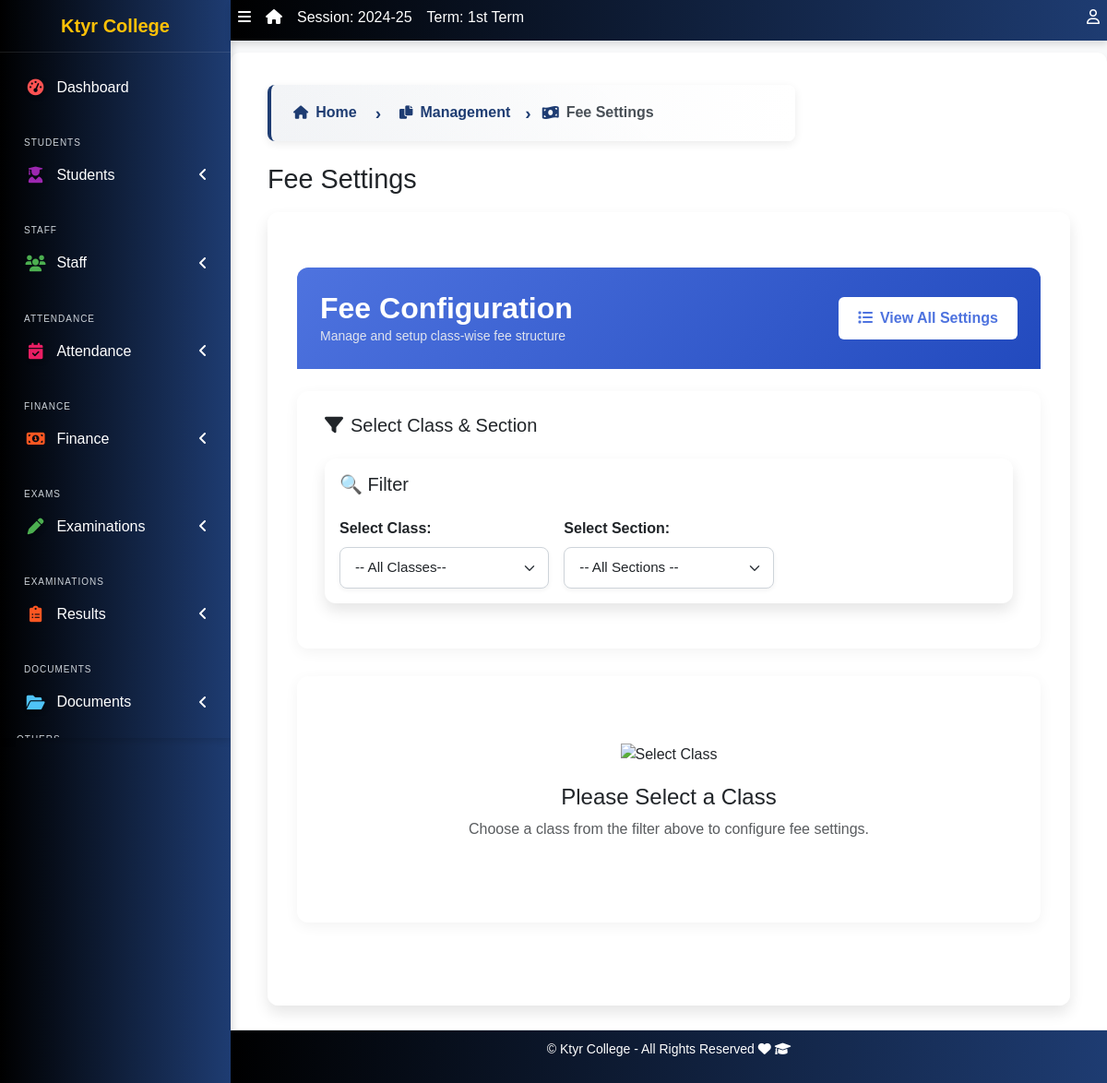
Page /fees/settings/ on the committed database.
### apps/corecode/models.py (models this page shows, shortened)
class AcademicSession(models.Model):
    name = models.CharField(max_length=200, unique=True)
    current = models.BooleanField(default=True)
    class Meta:
        ordering = ["-name"]

class AcademicTerm(models.Model):
    name = models.CharField(max_length=20, unique=True)
    current = models.BooleanField(default=True)
    class Meta:
        ordering = ["name"]

class CollegeProfile(models.Model):
    college_name = models.CharField(max_length=255)
    college_address = models.TextField()
    college_email = models.EmailField()
    college_phone = models.CharField(max_length=15)
    college_logo = models.ImageField(upload_to='college_logos/', blank=True, null=True)
    established_year = models.PositiveIntegerField()
    principal_name = models.CharField(max_length=255)
    college_type = models.CharField(max_length=50, choices=[
        ('Government', 'Government'),
        ('Private', 'Private'),
        ('Semi-Government', 'Semi-Government'),
    ])
    admin_email = models.EmailField()
    admin_contact = models.CharField(max_length=15)
    facebook_link = models.URLField(blank=True, null=True)
    twitter_link = models.URLField(blank=True, null=True)
    linkedin_link = models.URLField(blank=True, null=True)

### apps/corecode/views.py (the view, shortened to what this page needs)
# urls.py: path("fees/settings/", views.fee_settings, name="fee_settings"),
def fee_settings(request):
    selected_class_id = request.GET.get('class_name')
    selected_section = request.GET.get('section', '')
    filter_form = ClassSectionFilterForm(request.GET)
    context = {
        'filter_form': filter_form,
        'selected_class': None,
        'selected_section': selected_section,
        'existing_fees': None
    }
    return render(request, 'corecode/fee_settings.html', context)

### apps/corecode/templates/corecode/fee_settings.html (shortened to what this page needs)
{% extends "base.html" %}
{% load static %}
{% block breadcrumb-left %}
<div class="breadcrumb-container">
  <nav aria-label="breadcrumb">
    <ol class="breadcrumb breadcrumb-chevron">
      <li class="breadcrumb-item">
        <a href="{% url 'home' %}" class="text-decoration-none fw-bold">
          <i class="fas fa-home"></i> Home
        </a>
      </li>
      <li class="breadcrumb-item">
        <a href="#" class="text-decoration-none fw-bold">
          <i class="fas fa-copy"></i> Management
        </a>
      </li>
      <li class="breadcrumb-item active" aria-current="page">
        <i class="fas fa-money-bill-wave"></i> Fee Settings
      </li>
    </ol>
  </nav>
</div>
{% endblock breadcrumb-left %}
{% block title %}Fee Settings{% endblock title %}
{% block content %}
<head>
</head>
<div class="fee-settings-container">
    <div class="container">
        <div class="card-header-custom mb-4">
            <div>
                <h2>Fee Configuration</h2>
                <p>Manage and setup class-wise fee structure</p>
            </div>
            <a href="{% url 'fee_settings_list' %}" class="btn btn-view">
                <i class="fas fa-list me-2"></i>View All Settings
            </a>
        </div>
        <div class="card-custom">
            <h5 class="mb-3"><i class="fas fa-filter me-2"></i>Select Class & Section</h5>
            {% include 'includes/class_section_filter.html' with filter_form=filter_form show_search=False %}
        </div>
        <div class="card-custom">
            {% if selected_class %}
            <form method="post" action="" id="feeSettingsForm">
                {% csrf_token %}
                <input type="hidden" name="class_id" id="selectedClassId" value="{{ selected_class.id }}">
                <input type="hidden" name="section" id="selectedSection" value="{{ selected_section|default:'' }}">
                <div class="row mb-4">
                    <div class="col-md-6">
                        <label for="frequency" class="form-label">Fee Frequency</label>
                        <select class="form-select" id="frequency" name="frequency" required>
                            <option value="">Select Frequency...</option>
                            <option value="Monthly" {% if fee_settings.frequency == 'Monthly' %}selected{% endif %}>Monthly</option>
                            <option value="Quarterly" {% if fee_settings.frequency == 'Quarterly' %}selected{% endif %}>Quarterly</option>
                            <option value="Half-Yearly" {% if fee_settings.frequency == 'Half-Yearly' %}selected{% endif %}>Half-Yearly</option>
                            <option value="Annually" {% if fee_settings.frequency == 'Annually' %}selected{% endif %}>Annually</option>
                        </select>
                    </div>
                    <div class="col-md-6">
                        <label for="due_date" class="form-label">Due Date</label>
                        <input type="date" class="form-control" id="due_date" name="due_date" value="{{ fee_settings.due_date|date:'Y-m-d' }}" required>
                    </div>
                </div>
                <div class="table-responsive">
                    <table class="table table-bordered table-hover" id="feeTable">
                        <thead>
                            <tr>
                                <th>Fee Type</th>
                                <th>Amount (₹)</th>
                                <th>Late Fee (₹)</th>
                                <th>Discount (%)</th>
                                <th>Action</th>
                            </tr>
                        </thead>
                        <tbody>
                            {% if existing_fees %}
                                {% for fee in existing_fees %}
                                <tr class="fee-row">
                                    <td><input type="text" class="form-control" name="fee_type[]" value="{{ fee.fee_type }}" required></td>
                                    <td><input type="number" class="form-control amount" name="amount[]" value="{{ fee.amount }}" required></td>
                                    <td><input type="number" class="form-control" name="late_fee[]" value="{{ fee.late_fee }}"></td>
                                    <td><input type="number" class="form-control discount" name="discount[]" value="{{ fee.discount }}"></td>
                                    <td><button type="button" class="btn-remove-fee"><i class="fas fa-trash"></i></button></td>
                                </tr>
                                {% endfor %}
                            {% else %}
                                <tr class="fee-row">
                                    <td><input type="text" class="form-control" name="fee_type[]" placeholder="e.g., Tuition Fee" required></td>
                                    <td><input type="number" class="form-control amount" name="amount[]" required></td>
                                    <td><input type="number" class="form-control" name="late_fee[]"></td>
                                    <td><input type="number" class="form-control discount" name="discount[]"></td>
                                    <td><button type="button" class="btn-remove-fee"><i class="fas fa-trash"></i></button></td>
                                </tr>
                            {% endif %}
                        </tbody>
                    </table>
                </div>
                <button type="button" class="btn btn-add-fee mt-3" id="add-fee">
                    <i class="fas fa-plus me-2"></i>Add More Fee
                </button>
                <div class="total-amount mt-4">
                    <div class="row align-items-center">
                        <div class="col">
                            <h4 class="mb-0">Total Fees</h4>
                            <small class="text-muted">Including all discounts</small>
                        </div>
                        <div class="col-auto">
                            <h3 class="mb-0">₹<span id="total-amount">0</span></h3>
                        </div>
                    </div>
                </div>
                <div class="text-end">
                    <button type="submit" class="save-btn"><i class="fas fa-save me-2"></i>Save Fee Settings</button>
                </div>
            </form>
            {% else %}
            <div class="text-center py-5">
                <img src="{% static 'img/select-class.svg' %}" alt="Select Class" style="width: 200px; margin-bottom: 20px;">
                <h4>Please Select a Class</h4>
                <p class="text-muted">Choose a class from the filter above to configure fee settings.</p>
            </div>
            {% endif %}
        </div>
    </div>
</div>
{% endblock %}

### templates/base.html (shortened to what this page needs)
{% load static %}
<!DOCTYPE html>
<html lang="en">
<head>
  <link rel="stylesheet" href="{% static 'dist/css/preload.css' %}">
  <link rel="stylesheet" href="{% static 'plugins/fontawesome-free/css/all.min.css' %}">
  <link rel="stylesheet" href="{% static 'plugins/toastr/toastr.min.css' %}">
<link rel="stylesheet" href="https://cdn.jsdelivr.net/npm/bootstrap-icons/font/bootstrap-icons.css">
    <link rel="stylesheet" href="https://cdnjs.cloudflare.com/ajax/libs/font-awesome/6.5.0/css/all.min.css">
  <link rel="stylesheet"
    href="{% static 'plugins/overlayScrollbars/css/OverlayScrollbars.min.css' %}">
  <link rel="stylesheet" href="{% static 'plugins/Datatables/datatables.min.css' %}" />
  <link rel="stylesheet" href="{% static 'dist/css/adminlte.min.css' %}">
  <link rel="stylesheet" href="https://cdnjs.cloudflare.com/ajax/libs/font-awesome/6.0.0-beta3/css/all.min.css">
  <link rel="stylesheet" href="https://cdn.jsdelivr.net/npm/bootstrap@5.3.0/dist/css/bootstrap.min.css">
  <link rel="stylesheet" href="{% static 'dist/css/style.css' %}">
  <link rel="stylesheet" href="{% static 'dist/css/sidebar-fix.css' %}">
</head>
<body class="hold-transition sidebar-mini layout-fixed layout-navbar-fixed layout-footer-fixed">
  <div class="wrapper">
    <nav class="main-header navbar navbar-expand navbar-dark">
      <ul class="navbar-nav">
        <li class="nav-item">
          <a class="nav-link" data-widget="pushmenu" href="#" role="button"><i
              class="fas fa-bars"></i></a>
        </li>
        <li class="nav-item d-none d-sm-inline-block">
          <a href="{% url 'home' %} " class="nav-link"><i class="fa fa-home"></i></a>
        </li>
        <li class="nav-item d-none d-sm-inline-block">
          <a href="{% url 'current-session' %}" class="nav-link">Session: {{ current_session }}</a>
        </li>
        <li class="nav-item d-none d-sm-inline-block">
          <a href="{% url 'current-session' %}" class="nav-link">Term: {{ current_term }}</a>
        </li>
      </ul>
      <ul class="navbar-nav ml-auto">
        <li class="nav-item dropdown">
          <a class="nav-link" data-toggle="dropdown" href="#">
            <i class="far fa-user"></i>
          </a>
        </li>
      </ul>
    </nav>
    <aside class="main-sidebar sidebar-dark-primary">
      <a href="{% url 'home' %}" class="brand-link">{{ profile.college_name | default:"MySchool" }}</a>
<div class="sidebar">
  <nav class="mt-2">
      <ul class="nav nav-pills nav-sidebar flex-column" data-widget="treeview" role="menu" data-accordion="false">
          <li class="nav-item">
              <a href="{% url 'home' %}" class="nav-link {% if request.resolver_match.url_name == 'home' %}active{% endif %}">
                  <i class="nav-icon fas fa-tachometer-alt" style="color: #ff5733; text-shadow: 2px 2px 5px rgba(0, 0, 0, 0.3);"></i>
                  <p>Dashboard</p>
              </a>
          </li>
          <li class="nav-header">Students</li>
          <li class="nav-item has-treeview  {% if request.resolver_match.url_name in 'student-list student-create student-details  ' %}menu-open{% endif %}">
              <a href="#" class="nav-link  " >
                  <i class="nav-icon fas fa-user-graduate" style="color: #3399ff; text-shadow: 2px 2px 5px rgba(0, 0, 0, 0.3);"></i>
                  <p>Students<i class="fas fa-angle-left right"></i></p>
              </a>
          </li>
          <li class="nav-header">Staff</li>
          <li class="nav-item has-treeview  {% if request.resolver_match.url_name in 'staff-list non-teaching-staffs-list' %}menu-open{% endif %}">
              <a href="#" class="nav-link">
                  <i class="nav-icon fas fa-users" style="color: #9933ff;"></i>
                  <p>Staff<i class="fas fa-angle-left right"></i></p>
              </a>
          </li>
          <li class="nav-header">Attendance</li>
            <li class="nav-item has-treeview {% if request.resolver_match.url_name in 'attendance_list holiday_list' %}menu-open{% endif %}">
                <a href="#" class="nav-link">
                    <i class="nav-icon fas fa-calendar-check" style="color: #ffcc00; text-shadow: 2px 2px 5px rgba(0, 0, 0, 0.3);"></i>
                    <p>Attendance<i class="fas fa-angle-left right"></i></p>
                </a>
            </li>
          <li class="nav-header">Finance</li>
          <li class="nav-item has-treeview {% if request.resolver_match.url_name in 'invoice-list' %}menu-open{% endif %}">
              <a href="#" class="nav-link">
                  <i class="nav-icon fas fa-money-bill-alt" style="color: #66ccff;"></i>
                  <p>
                      Finance
                      <i class="fas fa-angle-left right"></i>
                  </p>
              </a>
          </li>
          <li class="nav-header">Exams</li>
          <li class="nav-item has-treeview">
              <a href="#" class="nav-link">
                  <i class="nav-icon fas fa-pen" style="color: #ff6600; text-shadow: 2px 2px 5px rgba(0, 0, 0, 0.3);"></i>
                  <p>Examinations<i class="fas fa-angle-left right"></i></p>
              </a>
          </li>
          <li class="nav-header">Examinations</li>
          <li class="nav-item has-treeview">
              <a href="#" class="nav-link">
                  <i class="nav-icon fas fa-clipboard-list" style="color: #ff5050;"></i>
                  <p>Results<i class="fas fa-angle-left right"></i></p>
              </a>
          </li>
          <li class="nav-header">Documents</li>
          <li class="nav-item has-treeview">
              <a href="#" class="nav-link">
                  <i class="nav-icon fas fa-folder-open" style="color: #9933ff; text-shadow: 2px 2px 5px rgba(0, 0, 0, 0.3);"></i>
                  <p>Documents<i class="fas fa-angle-left right"></i></p>
              </a>
          </li>
          <ul class="nav nav-pills nav-sidebar flex-column" data-widget="treeview" role="menu" data-accordion="false">
            <li class="nav-header">Others</li>
        </ul>
      </ul>
  </nav>
</div>
    </aside>
    <div class="content-wrapper">
      <section class="content-header">
        <div class="container-fluid">
          <div class="row mb-1">
            <div class="col-sm-8">
              {% block breadcrumb-left %}{% endblock breadcrumb-left %}
              <h1>{% block title %}{% endblock title %}</h1>
            </div>
            <div class="col-sm-4">
            </div>
          </div>
        </div>
      </section>
      <section class="content" >
        <div class="container-fluid">
          <div class="row">
            <div class="col-md-12">
              {% block fullcard %}
              <div class="card">
                <div class="card-body">
                  <div class="row">
                    <div class="col">
                      {% block content %}
                      {% endblock content %}
                    </div>
                  </div>
                </div>
              </div>
              {% endblock fullcard %}
            </div>
          </div>
        </div>
      </section>
    </div>
    <footer class="main-footer">
      <p>&copy; {{ profile.college_name | default:"MySchool" }} - All Rights Reserved
      <i class="fas fa-heart"></i>
      <i class="fas fa-graduation-cap"></i></p>
    </footer>
  </div>
</body>
</html>

### rows in the picture
AcademicSession: name "2024-25"
AcademicTerm: name "1st Term"
CollegeProfile: college_name "Ktyr College"

### other values in the picture
{{ filter_form.class_name.label_tag }} "Select Class:"
{{ filter_form.section.label_tag }} "Select Section:"
